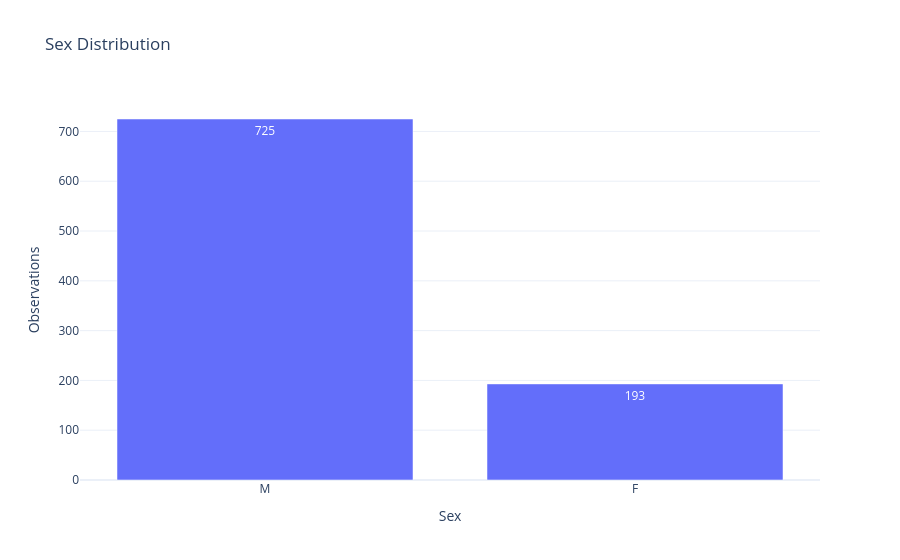
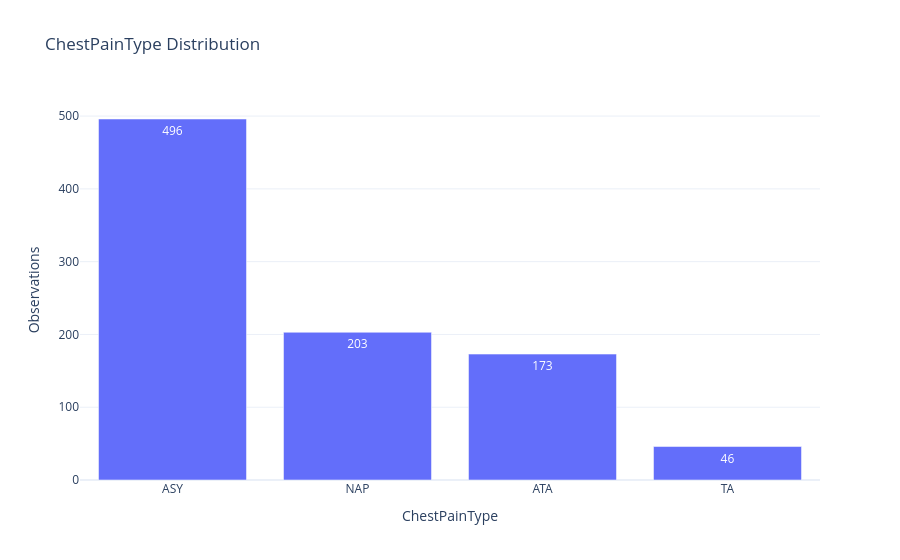
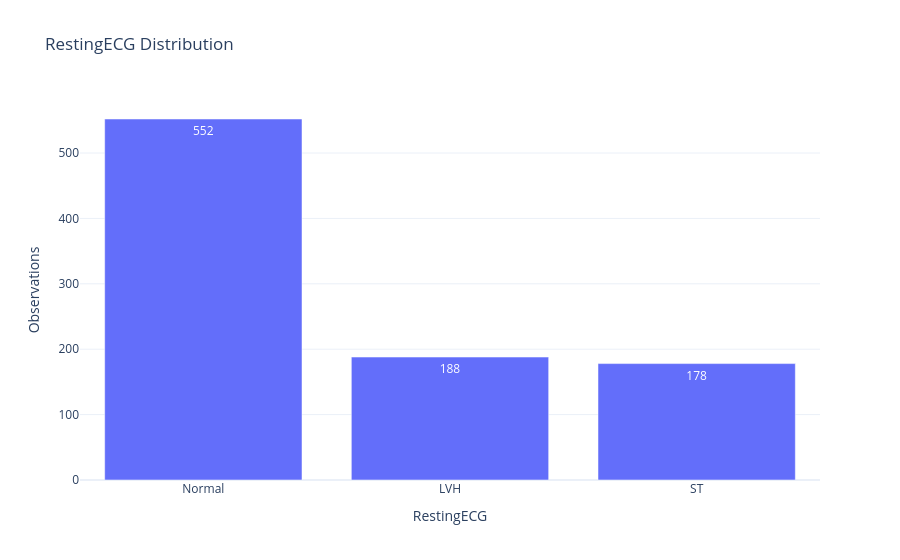

Notebook source saved alongside these figures, in order:
### Markdown cell above
## 14. Categorical Feature Distributions

### Code cell
for feature in ['Sex','ChestPainType','RestingECG','ExerciseAngina','ST_Slope']:
    counts = df[feature].value_counts().rename_axis(feature).reset_index(name='Count')
    fig = px.bar(counts, x=feature, y='Count', text='Count', title=f'{feature} Distribution')
    fig.update_layout(xaxis_title=feature, yaxis_title='Observations', showlegend=False)
    fig.show()

### Figure 1 — Plotly figure (JSON) as saved in the notebook; plotly's stock layout.template omitted (floating-point values rounded to 4 significant figures)
{"data": [{"hovertemplate": "Sex=%{x}<br>Count=%{text}<extra></extra>", "legendgroup": "", "marker": {"color": "#636efa", "pattern": {"shape": ""}}, "name": "", "orientation": "v", "showlegend": false, "text": [725.0, 193.0], "textposition": "auto", "type": "bar", "x": ["M", "F"], "xaxis": "x", "y": [725, 193], "yaxis": "y"}], "layout": {"barmode": "relative", "legend": {"tracegroupgap": 0}, "showlegend": false, "title": {"text": "Sex Distribution"}, "xaxis": {"anchor": "y", "domain": [0.0, 1.0], "title": {"text": "Sex"}}, "yaxis": {"anchor": "x", "domain": [0.0, 1.0], "title": {"text": "Observations"}}}}

### Figure 2 — Plotly figure (JSON) as saved in the notebook; plotly's stock layout.template omitted (floating-point values rounded to 4 significant figures)
{"data": [{"hovertemplate": "ChestPainType=%{x}<br>Count=%{text}<extra></extra>", "legendgroup": "", "marker": {"color": "#636efa", "pattern": {"shape": ""}}, "name": "", "orientation": "v", "showlegend": false, "text": [496.0, 203.0, 173.0, 46.0], "textposition": "auto", "type": "bar", "x": ["ASY", "NAP", "ATA", "TA"], "xaxis": "x", "y": [496, 203, 173, 46], "yaxis": "y"}], "layout": {"barmode": "relative", "legend": {"tracegroupgap": 0}, "showlegend": false, "title": {"text": "ChestPainType Distribution"}, "xaxis": {"anchor": "y", "domain": [0.0, 1.0], "title": {"text": "ChestPainType"}}, "yaxis": {"anchor": "x", "domain": [0.0, 1.0], "title": {"text": "Observations"}}}}

### Figure 3 — Plotly figure (JSON) as saved in the notebook; plotly's stock layout.template omitted (floating-point values rounded to 4 significant figures)
{"data": [{"hovertemplate": "RestingECG=%{x}<br>Count=%{text}<extra></extra>", "legendgroup": "", "marker": {"color": "#636efa", "pattern": {"shape": ""}}, "name": "", "orientation": "v", "showlegend": false, "text": [552.0, 188.0, 178.0], "textposition": "auto", "type": "bar", "x": ["Normal", "LVH", "ST"], "xaxis": "x", "y": [552, 188, 178], "yaxis": "y"}], "layout": {"barmode": "relative", "legend": {"tracegroupgap": 0}, "showlegend": false, "title": {"text": "RestingECG Distribution"}, "xaxis": {"anchor": "y", "domain": [0.0, 1.0], "title": {"text": "RestingECG"}}, "yaxis": {"anchor": "x", "domain": [0.0, 1.0], "title": {"text": "Observations"}}}}
